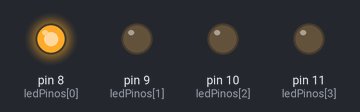
Simulated run of this sketch. Board: Arduino Uno, built with avr-gcc and run on an emulated ATmega328P. Shown: output pins drawn as LEDs (lit = HIGH).

Above: at 0.07 s.
At 0.67 s:
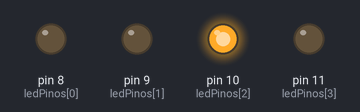
At 1.42 s:
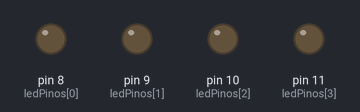
At 2.17 s:
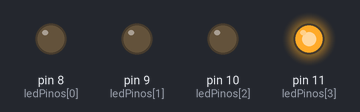
At 2.77 s:
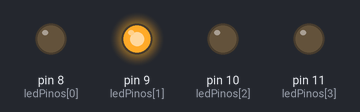
Timing chart, 0 to 3.1 s (numbered marks = the images above):
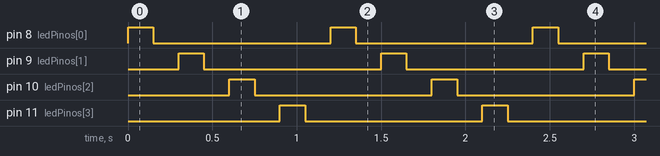

Measured:
- by itself, pin 8 (ledPinos[0]), pin 9 (ledPinos[1]), pin 10 (ledPinos[2]), pin 11 (ledPinos[3]): alternates HIGH for 0.15 s and LOW for 1.1 s
- by itself, everything shown: repeats every 1.2 s, in 8 steps

The sketch:

leds_sequencial_array.ino
```cpp
int ledPinos[] = {8,9,10,11}; // VETOR COM 4 ESPAÇOS DE ARMAZENAMENTO!!
int pino;

void setup(){
  for (pino=0; pino <=3; pino++)
  {
    pinMode(ledPinos[pino], OUTPUT);
  }
}
void loop(){
  for (pino=0; pino <=3; pino++)
  {
    digitalWrite(ledPinos[pino], HIGH);
    delay(150);
    digitalWrite(ledPinos[pino], LOW);
    delay(150);
  }
}
```
